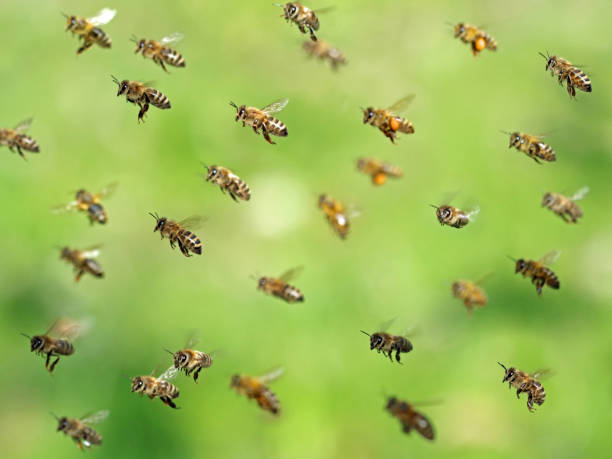
#> input picture image processing codes/KODLAR2_Temel_Koordinatsal_Islemler_Updated (1)/KODLAR2_Temel_Koordinatsal_Islemler/bee.jpg, 612 x 459 px
$ python 'K2_15_İki_Kanal_Maks_veya_Min_Cekme.py'
#> lines starting #> are read from the running program, lines starting #| are printed output that depends on the picture
# -*- coding: utf-8 -*-
"""
Created on Wed Mar 13 16:40:28 2024

@author: muozi
"""

import cv2

img=cv2.imread('bee.jpg')
#> img is the input picture: shape (459, 612, 3); mean B, G, R 89.1, 187.1, 158.7
cv2.imshow('bee',img)


img[:,:,1]=0
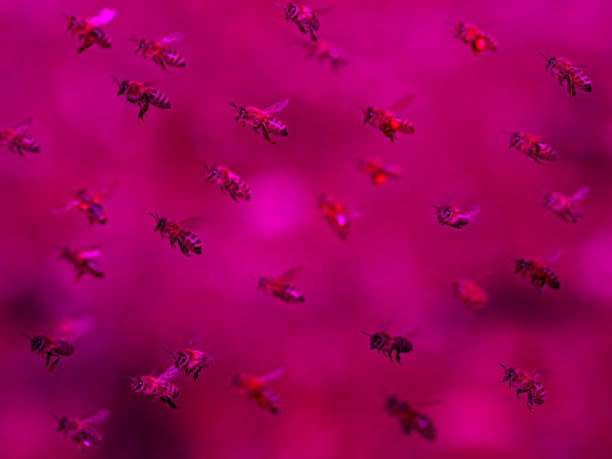
#> img: shape (459, 612, 3); mean B, G, R 89.1, 0, 158.7
img[:,:,2]=0
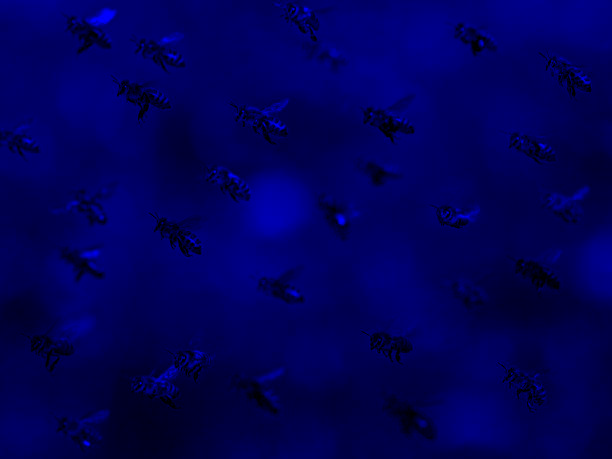
#> img: shape (459, 612, 3); mean B, G, R 89.1, 0, 0


cv2.imshow('kirmizi_yesil_sifira_cek',img)


img[:,:,1]=225
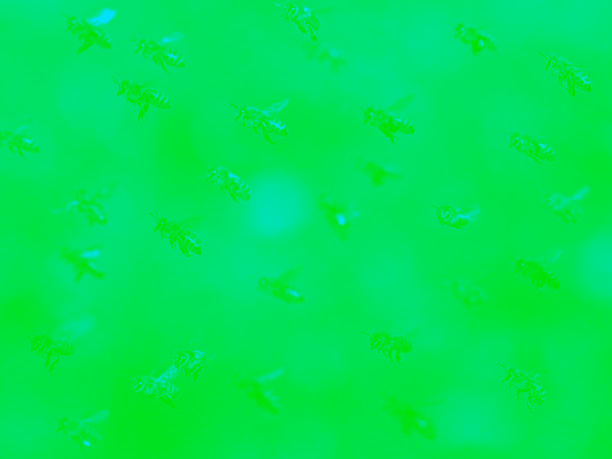
#> img: shape (459, 612, 3); mean B, G, R 89.1, 225, 0
img[:,:,2]=225
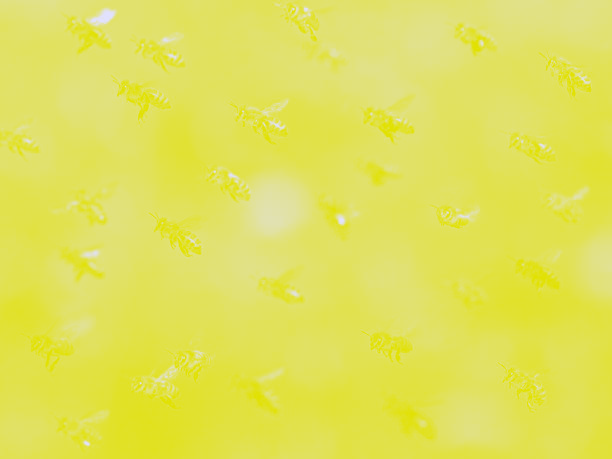
#> img: shape (459, 612, 3); mean B, G, R 89.1, 225, 225


cv2.imshow('kirmizi_yesil_maks__doyuma_cek',img)


cv2.waitKey(0)
cv2.destroyAllWindows()

$ run again, with image processing codes/KODLAR2_Temel_Koordinatsal_Islemler_Updated (1)/KODLAR2_Temel_Koordinatsal_Islemler/cicek2JPG.jpg copied over image processing codes/KODLAR2_Temel_Koordinatsal_Islemler_Updated (1)/KODLAR2_Temel_Koordinatsal_Islemler/bee.jpg
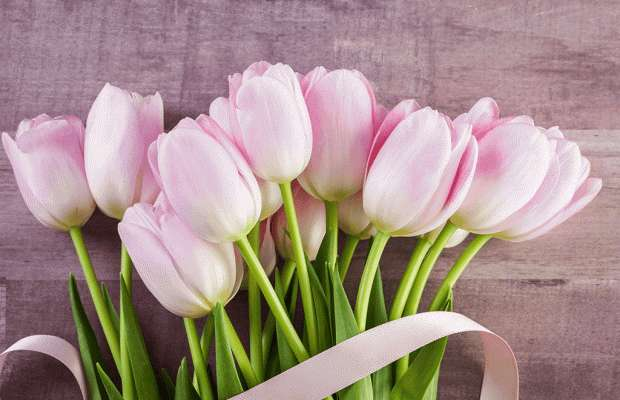
#> input picture image processing codes/KODLAR2_Temel_Koordinatsal_Islemler_Updated (1)/KODLAR2_Temel_Koordinatsal_Islemler/cicek2JPG.jpg, 620 x 400 px
#> img is the input picture: shape (400, 620, 3); mean B, G, R 138, 143.8, 165.8
#> `img[:,:,1]=225`:
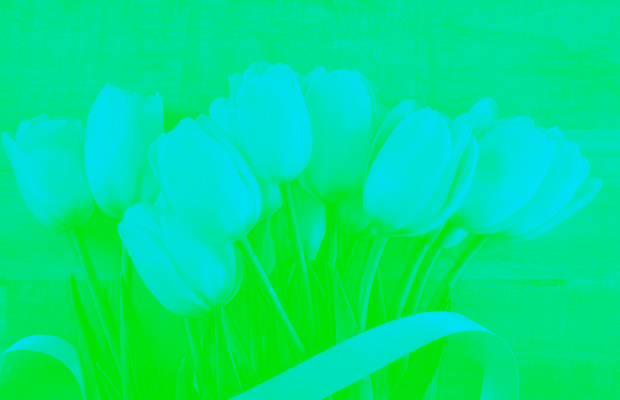
#> img: shape (400, 620, 3); mean B, G, R 138, 225, 0
#> `img[:,:,2]=225`:
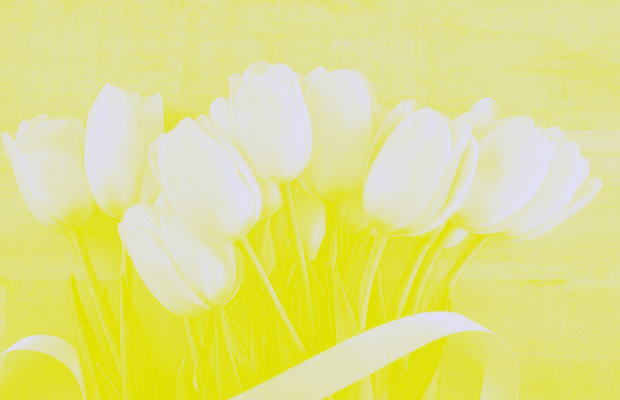
#> img: shape (400, 620, 3); mean B, G, R 138, 225, 225
